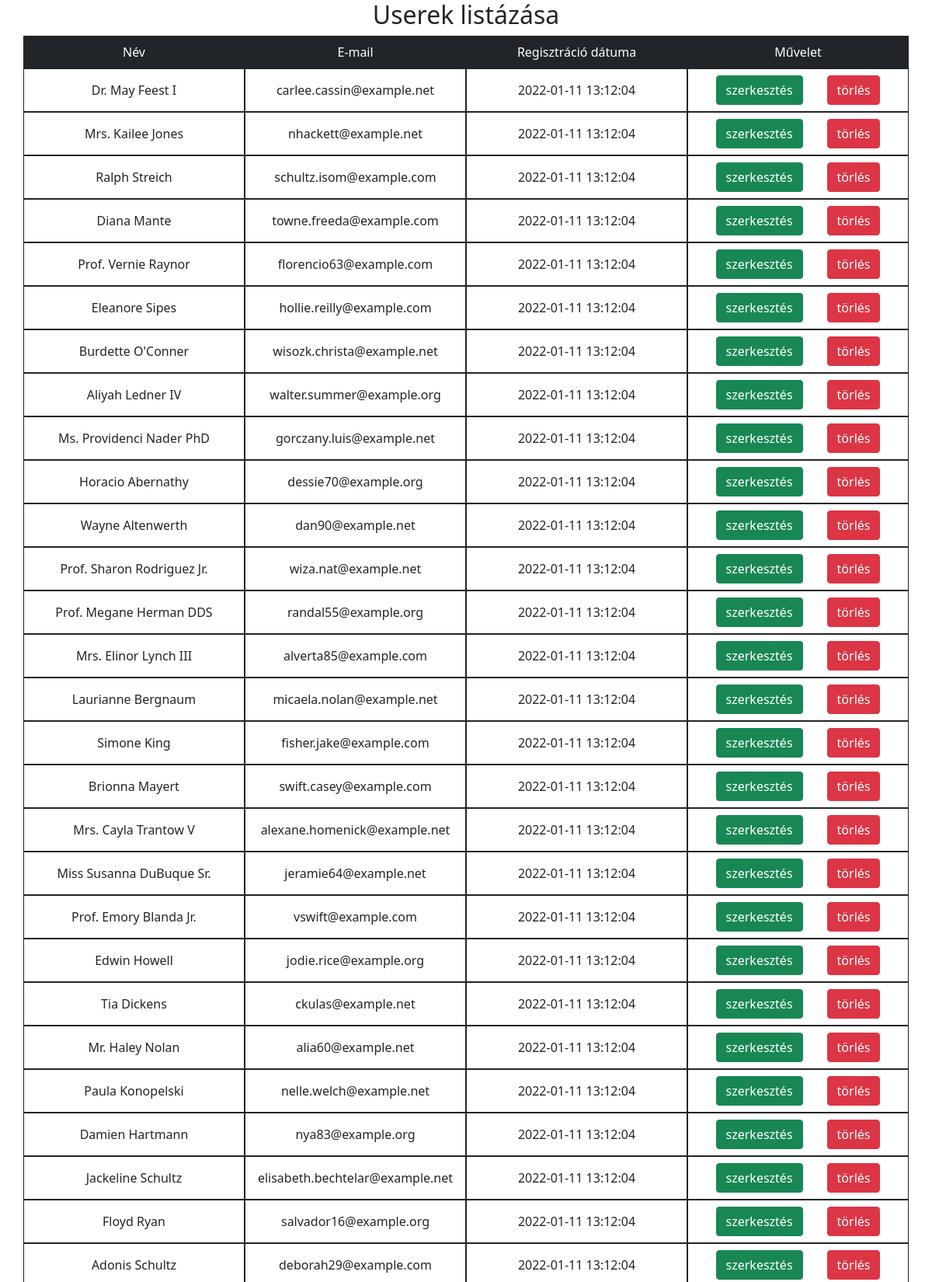
The page / (upper part) on the database its author committed.
### tables this page shows
CREATE TABLE `users` (
  `id` bigint(20) UNSIGNED NOT NULL,
  `name` varchar(255) NOT NULL,
  `email` varchar(255) NOT NULL,
  `email_verified_at` timestamp NULL DEFAULT NULL,
  `password` varchar(255) NOT NULL,
  `remember_token` varchar(100) DEFAULT NULL,
  `created_at` timestamp NULL DEFAULT NULL,
  `updated_at` timestamp NULL DEFAULT NULL
);

### index.php (the view, shortened to what this page needs)
<!doctype html>
<html lang="en">
<head>
    <link href="https://cdn.jsdelivr.net/npm/bootstrap@5.1.3/dist/css/bootstrap.min.css" rel="stylesheet">
</head>
<body>
    <?php
    $connection = mysqli_connect("localhost:3306", "root", "", "phpfeladat");
    mysqli_set_charset($connection, "utf8mb4");
    $sql = "SELECT name, email, created_at FROM users";
    $result = $connection->query($sql);
    ?>
        <div class="container">
            <div class="row row-cols-4">
            <h2 class="col-12 text-center">Userek listázása</h2>
                <?php
                if ($result->num_rows > 0) {
                    echo    '<div class="p-2 col border border-dark text-white bg-dark text-center">Név</div>
                            <div class="p-2 col border border-dark text-white bg-dark text-center">E-mail</div>
                            <div class="p-2 col border border-dark text-white bg-dark text-center">Regisztráció dátuma</div>
                            <div class="p-2 col border border-dark text-white bg-dark text-center">Művelet</div>';
                    while ($row = $result->fetch_assoc()) {
                        echo '<div class="d-flex flex-column justify-content-center align-items-center border border-dark text-center" name="nev">' . $row["name"] .
                             '</div><div class="d-flex flex-column justify-content-center align-items-center border border-dark text-center" name="email">' . $row["email"] .
                             '</div><div class="d-flex flex-column justify-content-center align-items-center border border-dark text-center" name="regisztracio_datuma">' . $row["created_at"] .
                             '</div><div class="col border border-dark text-center">' .
                             '<div class="p-2 d-flex justify-content-around">
                             <button type="submit" name="szerkesztes" class="btn btn-success">szerkesztés</button>
                             <button type="submit" name="torles" class="btn btn-danger" >törlés</button>
                             </div>'
                             . '</div>';
                    }
                    echo "</div><br>";
                } else {
                    echo "Nincs találat!";
                }
                ?>
        </div>
</body>
</html>

### rows shown on the page
users: name "Dr. May Feest I", email "carlee.cassin@example.net", created_at "2022-01-11 13:12:04"
users: name "Mrs. Kailee Jones", email "nhackett@example.net", created_at "2022-01-11 13:12:04"
users: name "Ralph Streich", email "schultz.isom@example.com", created_at "2022-01-11 13:12:04"
users: name "Diana Mante", email "towne.freeda@example.com", created_at "2022-01-11 13:12:04"
users: name "Prof. Vernie Raynor", email "florencio63@example.com", created_at "2022-01-11 13:12:04"
users: name "Eleanore Sipes", email "hollie.reilly@example.com", created_at "2022-01-11 13:12:04"
users: name "Burdette O'Conner", email "wisozk.christa@example.net", created_at "2022-01-11 13:12:04"
users: name "Aliyah Ledner IV", email "walter.summer@example.org", created_at "2022-01-11 13:12:04"
users: name "Ms. Providenci Nader PhD", email "gorczany.luis@example.net", created_at "2022-01-11 13:12:04"
users: name "Horacio Abernathy", email "dessie70@example.org", created_at "2022-01-11 13:12:04"
users: name "Wayne Altenwerth", email "dan90@example.net", created_at "2022-01-11 13:12:04"
users: name "Prof. Sharon Rodriguez Jr.", email "wiza.nat@example.net", created_at "2022-01-11 13:12:04"
users: name "Prof. Megane Herman DDS", email "randal55@example.org", created_at "2022-01-11 13:12:04"
users: name "Mrs. Elinor Lynch III", email "alverta85@example.com", created_at "2022-01-11 13:12:04"
users: name "Laurianne Bergnaum", email "micaela.nolan@example.net", created_at "2022-01-11 13:12:04"
users: name "Simone King", email "fisher.jake@example.com", created_at "2022-01-11 13:12:04"
users: name "Brionna Mayert", email "swift.casey@example.com", created_at "2022-01-11 13:12:04"
users: name "Mrs. Cayla Trantow V", email "alexane.homenick@example.net", created_at "2022-01-11 13:12:04"
users: name "Miss Susanna DuBuque Sr.", email "jeramie64@example.net", created_at "2022-01-11 13:12:04"
users: name "Prof. Emory Blanda Jr.", email "vswift@example.com", created_at "2022-01-11 13:12:04"
users: name "Edwin Howell", email "jodie.rice@example.org", created_at "2022-01-11 13:12:04"
users: name "Tia Dickens", email "ckulas@example.net", created_at "2022-01-11 13:12:04"
users: name "Mr. Haley Nolan", email "alia60@example.net", created_at "2022-01-11 13:12:04"
users: name "Paula Konopelski", email "nelle.welch@example.net", created_at "2022-01-11 13:12:04"
users: name "Damien Hartmann", email "nya83@example.org", created_at "2022-01-11 13:12:04"
users: name "Jackeline Schultz", email "elisabeth.bechtelar@example.net", created_at "2022-01-11 13:12:04"
users: name "Floyd Ryan", email "salvador16@example.org", created_at "2022-01-11 13:12:04"
users: name "Adonis Schultz", email "deborah29@example.com", created_at "2022-01-11 13:12:04"
